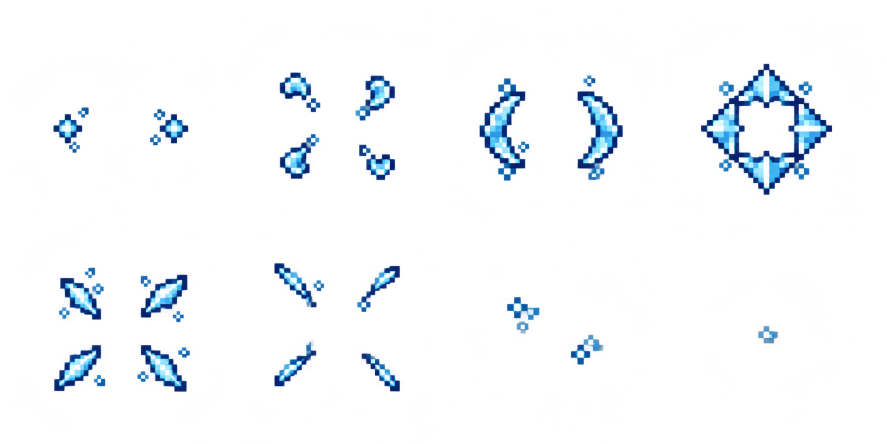
#> input picture prototypes/frostkristall-evolution/sources/frost-cast-generated.png, 1774 x 887 px (shown at 1/2 size)
$ python pack-attack-fx.py
#> lines starting #> are read from the running program, lines starting #| are printed output that depends on the picture
"""Pack the generated FX grid; no changes to any approved tower sprite."""
from pathlib import Path
from PIL import Image
import json,hashlib
R=Path(__file__).resolve().parent
src=Image.open(R/'sources/frost-cast-generated.png').convert('RGBA')
#> src is the input picture: PIL image 1774x887 RGBA; mean R, G, B, A 5.1, 10.4, 19, 14.6
cells=[]
for i in range(8):
 box=(round(i%4*src.width/4),round(i//4*src.height/2),round((i%4+1)*src.width/4),round((i//4+1)*src.height/2))
 cell=src.crop(box);cell.putalpha(cell.getchannel('A').point(lambda a:255 if a>=192 else 0))
 cells.append(cell.crop(cell.getbbox()))
#> this loop made 8 passes
#> pass 1, `cell = src.crop(box)`:
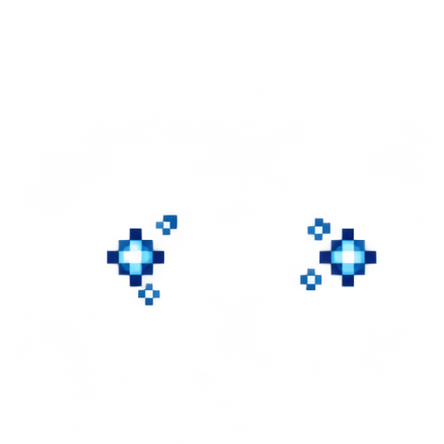
#> cell: PIL image 444x444 RGBA; mean R, G, B, A 1.7, 4.2, 7.5, 6; transparent parts drawn white
#> pass 2, `cell = src.crop(box)`:
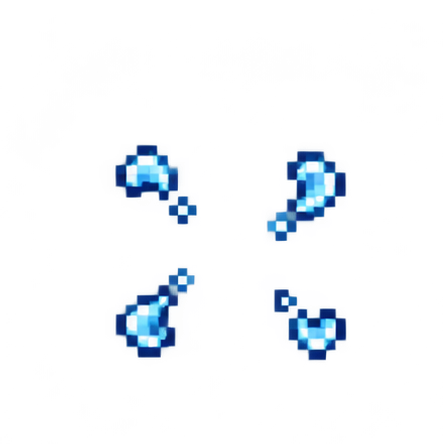
#> cell: PIL image 443x444 RGBA; mean R, G, B, A 5.1, 10.5, 20.3, 15.3; transparent parts drawn white
#> pass 3, `cell = src.crop(box)`:
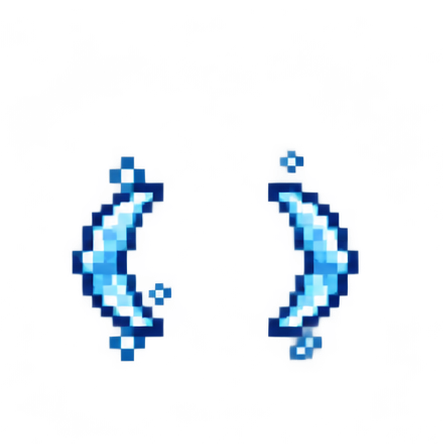
#> cell: PIL image 443x444 RGBA; mean R, G, B, A 8, 15.8, 27.5, 23; transparent parts drawn white
#> after the loop:
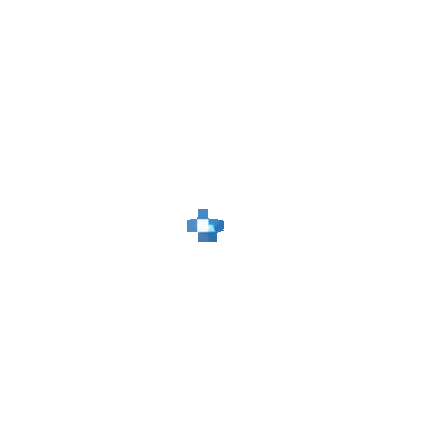
#> cell: PIL image 444x443 RGBA; mean R, G, B, A 0.7, 1.1, 1.4, 1; transparent parts drawn white
#> after the loop, cells = 8 items
# A single shared scale preserves relative particle size across all frames.
scale=48/max(max(c.size) for c in cells)
#> scale = 0.168
out=Image.new('RGBA',(256,128))
#> out: PIL image 256x128 RGBA; every value is 0
boxes=[]
for i,c in enumerate(cells):
 c=c.resize((max(1,round(c.width*scale)),max(1,round(c.height*scale))),Image.Resampling.NEAREST)
 pos=(i%4*64+(64-c.width)//2,i//4*64+(64-c.height)//2)
 out.alpha_composite(c,pos)
 boxes.append([(64-c.width)//2,(64-c.height)//2,(64-c.width)//2+c.width,(64-c.height)//2+c.height])
#> this loop made 8 passes
#> pos on passes 1 to 8: (9, 24), (76, 14), (136, 14), (202, 10), (9, 75), (75, 74), (144, 84), (221, 93)
#> pass 2, `c=c.resize((max(1,round(c.width*scale)),max(1,round(c.height*scale))),..`:
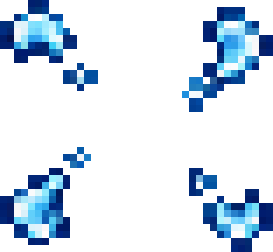
#> c: PIL image 39x36 RGBA (shown 7 times larger); mean R, G, B, A 18.6, 39, 75, 58.1; transparent parts drawn white
#> pass 3, `c=c.resize((max(1,round(c.width*scale)),max(1,round(c.height*scale))),..`:
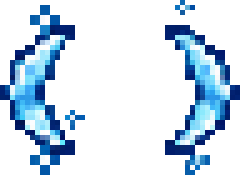
#> c: PIL image 48x35 RGBA (shown 5 times larger); mean R, G, B, A 24.7, 49.9, 86.6, 71.8; transparent parts drawn white
#> after the loop:
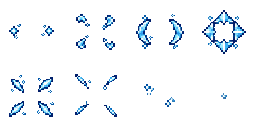
#> out: PIL image 256x128 RGBA; mean R, G, B, A 5.5, 9.7, 13.8, 19; transparent parts drawn white
#> after the loop, boxes = [[9, 24, 54, 39], [12, 14, 51, 50], [8, 14, 56, 49], [10, 10, 54, 54], [9, 11, 54, 53], [11, 10, 53, 53], [16, 20, 47, 43], [29, 29, 35, 35]]
target=R/'assets/frost-cast-v2.png';out.save(target,optimize=True)
metadata=dict(path='assets/frost-cast-v2.png',frameSize=64,columns=4,frames=8,boxes=boxes,sha256=hashlib.sha256(target.read_bytes()).hexdigest())
#> metadata = 6 items
(R/'attack-fx.json').write_text(json.dumps(metadata,indent=2)+'\n',encoding='utf-8')
print(metadata)
#> (printed output is left out)
